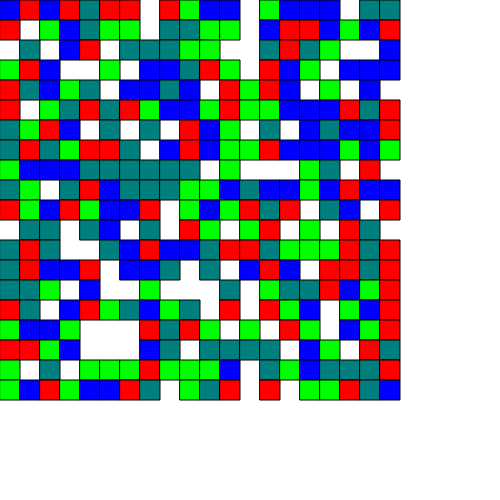
Frame 1 (no input)
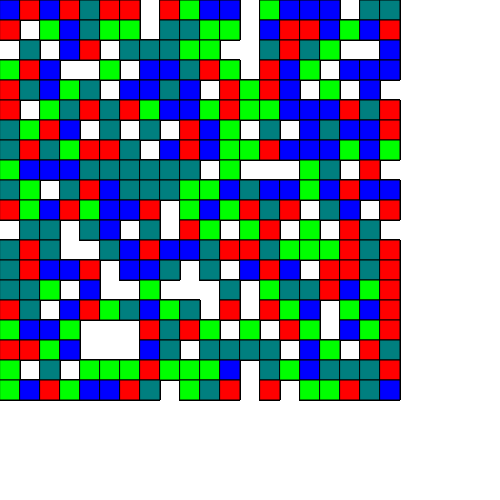
Frame 60 (no input)
Frame 120 (the mouse pressed at the canvas centre since frame 60): identical to frame 60, image omitted

The p5.js sketch that drew these frames (run headless with seeded random() and noise() and a simulated clock; from frame 60 on, the mouse is pressed at the canvas centre):

// p5.js sketch
// ── sketch.js
// Description and date
//

// 0:empty, 1-4:rgby
// 1D array of 2D object. Renders left to right, top to bottom.
let grid = []; 
function setup() {
	createCanvas(500, 500);
	for (let i = 0; i < 400; i++){
		//for (let j = 1; j < 20; j++){
			grid[i] = floor(random(5))
		//}
	}
	console.log(grid)
	//noStroke()
}

function draw() {
	drawGrid(grid)
}

function drawGrid(grid) {
	let x;
	let y;
	for (let i = 0; i < 400; i++){
		x = (i%20)*20;
		y = floor(i/20)*20
		if (grid[i] === 1){ fill(255, 0, 0) }
		else if (grid[i] === 2){ fill(0, 255, 0) }
		else if (grid[i] === 3){ fill(0, 0, 255) }
		else if (grid[i] === 4){ fill(0, 127, 127) }
		if (grid[i] > 0){
			rect(x, y, 20, 20)
		}
	}
}
